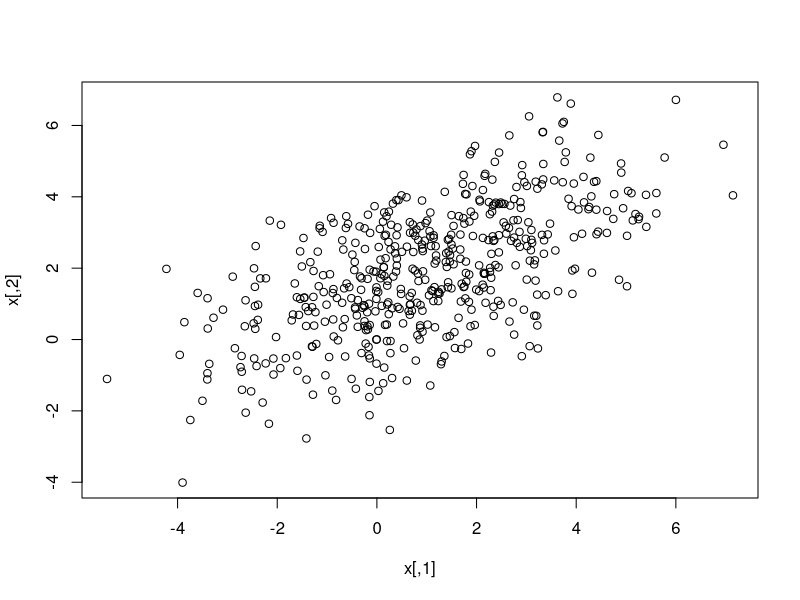

This chart was generated by the following R code:
library(mnormt)

install.packages('mvtnorm')
library(mvtnorm)

sigma = matrix(c(4,2,2,3), nrow=2)
x = rmvnorm(n=500, mean=c(1,2), sigma = sigma)
head(x)
plot(x)

colMeans(x)
var(x)

data(swiss)
help(swiss)
head(swiss)

# mean for 2 columns
colMeans(swiss[,2:3])
colMeans(swiss)

#standart deviation for 2 columns
sapply(swiss[,2:3], sd)

# covariation matrix for 2 columns
var(swiss[,2:3])

# covariation matrix for all the data
var(swiss)
